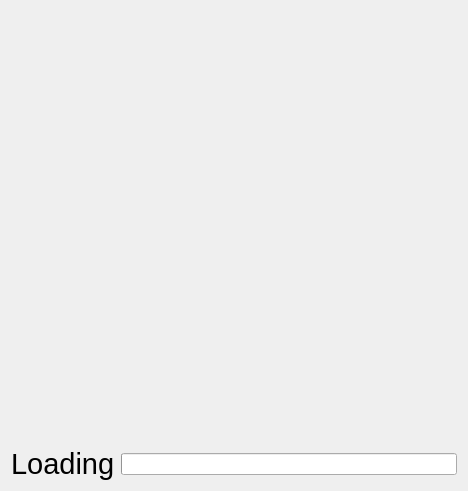
<?xml version="1.0" encoding="UTF-8"?>
<ui version="4.0">
 <class>Dialog</class>
 <widget class="QDialog" name="Dialog">
  <property name="geometry">
   <rect>
    <x>0</x>
    <y>0</y>
    <width>468</width>
    <height>491</height>
   </rect>
  </property>
  <property name="windowTitle">
   <string>Welcome!</string>
  </property>
  <layout class="QGridLayout" name="gridLayout">
   <item row="0" column="0" colspan="2">
    <widget class="QLabel" name="label">
     <property name="text">
      <string/>
     </property>
     <property name="pixmap">
      <pixmap>OpenLogo.jpeg</pixmap>
     </property>
     <property name="scaledContents">
      <bool>true</bool>
     </property>
    </widget>
   </item>
   <item row="1" column="0">
    <widget class="QLabel" name="label_4">
     <property name="maximumSize">
      <size>
       <width>106</width>
       <height>32</height>
      </size>
     </property>
     <property name="font">
      <font>
       <pointsize>22</pointsize>
      </font>
     </property>
     <property name="text">
      <string>Loading</string>
     </property>
    </widget>
   </item>
   <item row="1" column="1">
    <widget class="QProgressBar" name="progressBar">
     <property name="value">
      <number>0</number>
     </property>
     <property name="textVisible">
      <bool>false</bool>
     </property>
     <property name="orientation">
      <enum>Qt::Horizontal</enum>
     </property>
     <property name="invertedAppearance">
      <bool>false</bool>
     </property>
     <property name="textDirection">
      <enum>QProgressBar::BottomToTop</enum>
     </property>
    </widget>
   </item>
  </layout>
 </widget>
 <resources/>
 <connections/>
</ui>
